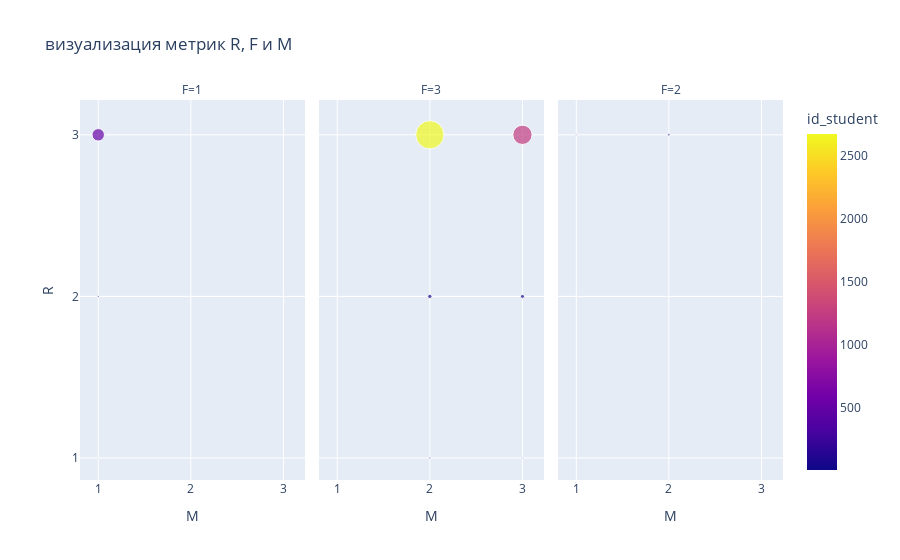

The code cell stored with this chart in its notebook:
### Markdown cell above
Больше всего студентов учатся на средние баллы и сдают экзамены в основном потоке, отличников больше, чем тех, кто учится на неудовлетворительные оценки. Сдающих экзамены невовремя, независимо от оценки, очень мало.

### Code cell
fig = px.scatter(rfm , x="M", y="R", color="id_student", size="id_student", facet_col="F", title='визуализация метрик R, F и M')
fig.update_xaxes(dtick=1) #делаем шаг оси равный 1
fig.update_yaxes(dtick=1) #делаем шаг оси равный 1
fig.show()

### Figure 1 — Plotly figure (JSON) as saved in the notebook; plotly's stock layout.template omitted (floating-point values rounded to 4 significant figures)
{"data": [{"hovertemplate": "F=1<br>M=%{x}<br>R=%{y}<br>id_student=%{marker.color}<extra></extra>", "legendgroup": "", "marker": {"color": [4, 12, 520], "coloraxis": "coloraxis", "size": [4, 12, 520], "sizemode": "area", "sizeref": 6.692, "symbol": "circle"}, "mode": "markers", "name": "", "orientation": "v", "showlegend": false, "type": "scatter", "x": [1, 1, 1], "xaxis": "x", "y": [1, 2, 3], "yaxis": "y"}, {"hovertemplate": "F=3<br>M=%{x}<br>R=%{y}<br>id_student=%{marker.color}<extra></extra>", "legendgroup": "", "marker": {"color": [15, 7, 64, 54, 2677, 1252], "coloraxis": "coloraxis", "size": [15, 7, 64, 54, 2677, 1252], "sizemode": "area", "sizeref": 6.692, "symbol": "circle"}, "mode": "markers", "name": "", "orientation": "v", "showlegend": false, "type": "scatter", "x": [2, 3, 2, 3, 2, 3], "xaxis": "x2", "y": [1, 1, 2, 2, 3, 3], "yaxis": "y2"}, {"hovertemplate": "F=2<br>M=%{x}<br>R=%{y}<br>id_student=%{marker.color}<extra></extra>", "legendgroup": "", "marker": {"color": [7, 21], "coloraxis": "coloraxis", "size": [7, 21], "sizemode": "area", "sizeref": 6.692, "symbol": "circle"}, "mode": "markers", "name": "", "orientation": "v", "showlegend": false, "type": "scatter", "x": [1, 2], "xaxis": "x3", "y": [3, 3], "yaxis": "y3"}], "layout": {"annotations": [{"font": {}, "showarrow": false, "text": "F=1", "x": 0.16, "xanchor": "center", "xref": "paper", "y": 1, "yanchor": "bottom", "yref": "paper"}, {"font": {}, "showarrow": false, "text": "F=3", "x": 0.5, "xanchor": "center", "xref": "paper", "y": 1, "yanchor": "bottom", "yref": "paper"}, {"font": {}, "showarrow": false, "text": "F=2", "x": 0.84, "xanchor": "center", "xref": "paper", "y": 1, "yanchor": "bottom", "yref": "paper"}], "coloraxis": {"colorbar": {"title": {"text": "id_student"}}, "colorscale": [[0, "#0d0887"], [0.1111, "#46039f"], [0.2222, "#7201a8"], [0.3333, "#9c179e"], [0.4444, "#bd3786"], [0.5556, "#d8576b"], [0.6667, "#ed7953"], [0.7778, "#fb9f3a"], [0.8889, "#fdca26"], [1, "#f0f921"]]}, "legend": {"itemsizing": "constant", "tracegroupgap": 0}, "title": {"text": "визуализация метрик R, F и M"}, "xaxis": {"anchor": "y", "domain": [0, 0.32], "dtick": 1, "title": {"text": "M"}}, "xaxis2": {"anchor": "y2", "domain": [0.34, 0.66], "dtick": 1, "matches": "x", "title": {"text": "M"}}, "xaxis3": {"anchor": "y3", "domain": [0.68, 1.0], "dtick": 1, "matches": "x", "title": {"text": "M"}}, "yaxis": {"anchor": "x", "domain": [0, 1], "dtick": 1, "title": {"text": "R"}}, "yaxis2": {"anchor": "x2", "domain": [0, 1], "dtick": 1, "matches": "y", "showticklabels": false}, "yaxis3": {"anchor": "x3", "domain": [0, 1], "dtick": 1, "matches": "y", "showticklabels": false}}}
